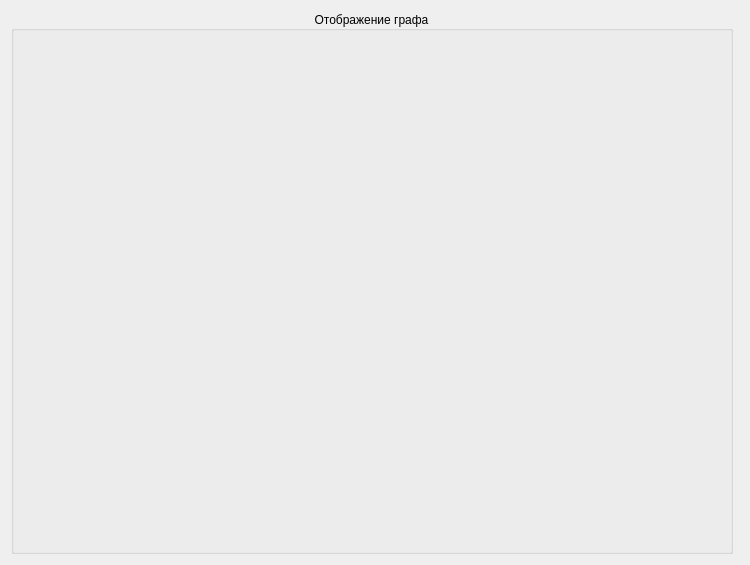
<?xml version="1.0" encoding="UTF-8"?>
<ui version="4.0">
 <class>GraphEditorForm</class>
 <widget class="QWidget" name="GraphEditorForm">
  <property name="geometry">
   <rect>
    <x>0</x>
    <y>0</y>
    <width>750</width>
    <height>565</height>
   </rect>
  </property>
  <property name="windowTitle">
   <string>Form</string>
  </property>
  <property name="styleSheet">
   <string notr="true"/>
  </property>
  <layout class="QHBoxLayout" name="horizontalLayout_2">
   <item>
    <widget class="QGroupBox" name="graphScene_groupBox">
     <property name="sizePolicy">
      <sizepolicy hsizetype="Preferred" vsizetype="Preferred">
       <horstretch>5</horstretch>
       <verstretch>0</verstretch>
      </sizepolicy>
     </property>
     <property name="title">
      <string>Отображение графа</string>
     </property>
     <property name="alignment">
      <set>Qt::AlignCenter</set>
     </property>
     <property name="flat">
      <bool>true</bool>
     </property>
     <layout class="QVBoxLayout" name="verticalLayout">
      <item>
       <widget class="Graph::GraphEditView" name="graphScene" native="true"/>
      </item>
     </layout>
    </widget>
   </item>
   <item>
    <widget class="Graph::GraphPropertyEditForm" name="propertyEditForm" native="true"/>
   </item>
  </layout>
 </widget>
 <customwidgets>
  <customwidget>
   <class>Graph::GraphEditView</class>
   <extends>QWidget</extends>
   <header>GUI/GraphScene/grapheditview.h</header>
   <container>1</container>
  </customwidget>
  <customwidget>
   <class>Graph::GraphPropertyEditForm</class>
   <extends>QWidget</extends>
   <header>GUI/GraphEdit/graphpropertyeditform.h</header>
   <container>1</container>
  </customwidget>
 </customwidgets>
 <resources/>
 <connections/>
</ui>
